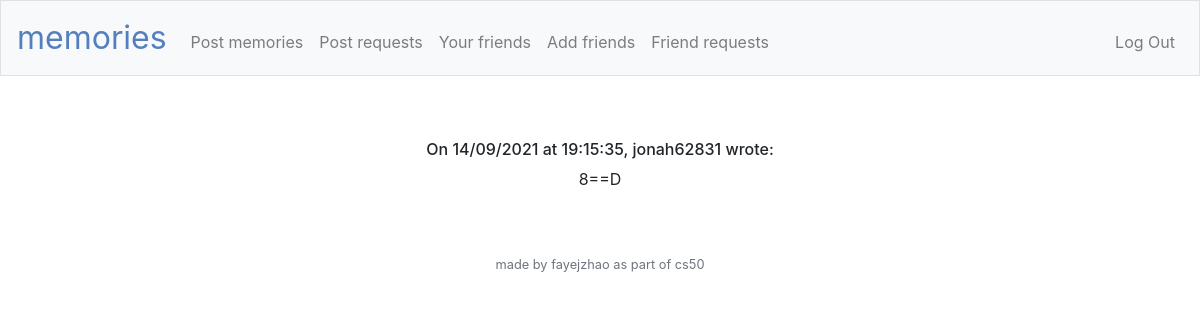
The page / (signed in) on the database its author committed.
### tables this page shows
CREATE TABLE 'posts' ('id' integer PRIMARY KEY NOT NULL, 'sender' text NOT NULL, 'receiver' text NOT NULL, 'content' text, 'date' date, 'time' time, 'approved' boolean DEFAULT 0 );

### application.py (the view)
@app.route("/", methods=["GET","POST"])
@login_required
def index():
    current_user = db.execute("SELECT username FROM users WHERE id = ?", session["user_id"])[0]["username"]
    posts = db.execute("SELECT * FROM posts WHERE receiver = ? AND approved = 1 ORDER BY date, time DESC", current_user)
    if not posts:
        return sad("no memories yet. Make some friends first!")
    if request.method =="GET":
        return render_template("index.html", posts = posts, no_friend_requests = count_friend_requests(), no_post_requests = count_post_requests())

### application.py (called while the page is built)
@app.after_request
def after_request(response):
    response.headers["Cache-Control"] = "no-cache, no-store, must-revalidate"
    response.headers["Expires"] = 0
    response.headers["Pragma"] = "no-cache"
    return response

### helpers.py (called while the page is built)
def count_post_requests():
    current_user = db.execute("SELECT username FROM users WHERE id = ?", session["user_id"])[0]["username"]
    post_requests = db.execute("SELECT * FROM posts WHERE receiver = ? AND approved = 0", current_user)
    if not post_requests:
        return ""
    return len(post_requests)

def login_required(f):
    @wraps(f)
    def decorated_function(*args, **kwargs):
        if session.get("user_id") is None:
            return redirect("/login")
        return f(*args, **kwargs)
    return decorated_function

### templates/index.html (shortened to what this page needs)
{% extends "layout.html" %}
{% block main %}
        {% for post in posts %}
        <p>
        <h6>On {{post.date}} at {{post.time}}, {{post.sender}} wrote: </h6>
        {{post.content}}
        </p>
        {% endfor %}
{% endblock %}

### rows shown on the page
posts: date "14/09/2021", time "19:15:35", sender "jonah62831", content "8==D"
